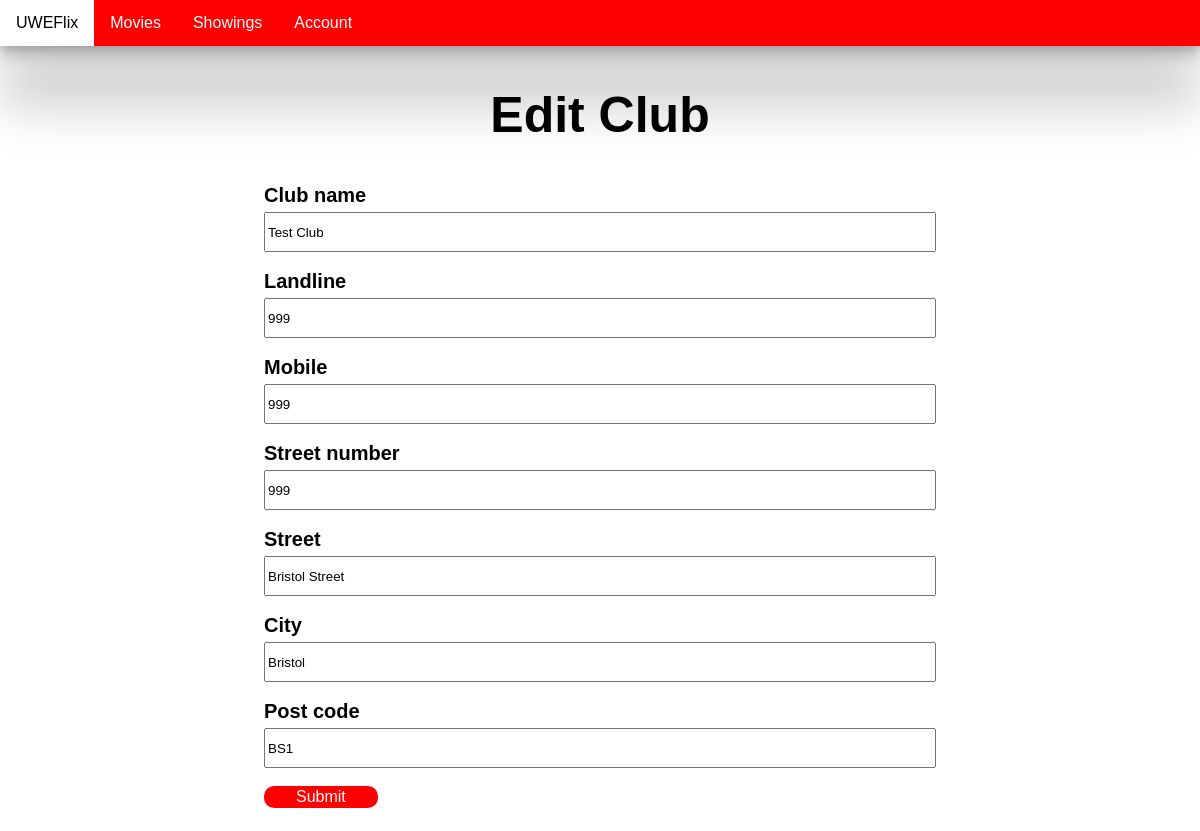
The page /update_club/2 (signed in) on the database its author committed.
### UWEflix_Website/models.py (models this page shows, shortened)
class Club(models.Model):
    club_name = models.CharField(max_length=200)
    landline = models.CharField(max_length=20, blank=True)
    mobile = models.CharField(max_length=20, blank=True)
    street_number = models.CharField(max_length=50, blank=True)
    street = models.CharField(max_length=200, blank=True)
    city = models.CharField(max_length=200 , blank=True)
    post_code = models.CharField(max_length=20, blank=True)
    club_rep = models.ForeignKey(User, on_delete=models.CASCADE)
    account_balance = models.DecimalField(
            max_digits = 8, decimal_places = 2,
            validators=[MinValueValidator(limit_value=0)],
            blank=True, null=True)

### UWEflix_Website/decorators.py (the view)
        @user_passes_test(lambda user:
                          user.groups.filter(name=group_name).exists(),
                          login_url='login')
        def wrapper(request, *args, **kwargs):
            return view_func(request, *args, **kwargs)

### UWEflix_Website/forms.py
class ClubForm(ModelForm):
    class Meta:
        model = Club
        fields = ('club_name', 'landline', 'mobile', 'street_number', 'street',
                  'city', 'post_code')
    def __init__(self, *args, **kwargs):
        super(ClubForm, self).__init__(*args, **kwargs)
        for field_name, field in self.fields.items():
            field.widget.attrs['class'] = 'auth-input'
        self.fields['club_name'].widget.attrs['placeholder'] = 'Club Name'
        self.fields['landline'].widget.attrs['placeholder'] = 'Landline'
        self.fields['mobile'].widget.attrs['placeholder'] = 'Mobile'
        self.fields['street_number'].widget.attrs['placeholder'] = 'Street Number'
        self.fields['street'].widget.attrs['placeholder'] = 'Street'
        self.fields['city'].widget.attrs['placeholder'] = 'City'
        self.fields['post_code'].widget.attrs['placeholder'] = 'Postcode'

### UWEflix_Website/views.py (called while the page is built)
@login_required(login_url="login")
@group_required("Manager")
def update_club(request, club_id):
    club = Club.objects.get(pk=club_id)
    form = ClubForm(request.POST or None, instance=club)
    if form.is_valid():
        form.save()
        messages.success(request, ("Update successful."))
        return redirect('list-club')
    return render(request, 'update_club.html',
                  {'club':club, 'form':form})

### UWEflix_Website/templates/update_club.html (shortened to what this page needs)
{% extends 'base.html' %}
{% block title %}
Edit Club
{% endblock %}
{% block content %}
<form method="POST" action = "">
  {% for field in form %}
    <div class="form-label">{{ field.label }}</div>
    {{ field }}
    <br/><br/>
  {% endfor %}
  <button type="submit" class="card-button">Submit</button>
</form>
<br/>
{% endblock %}

### UWEflix_Website/static/UWEflix_Website/site.css (style rules this page uses)
body { background: white; margin: 0; font-family: Arial, Helvetica, sans-serif; }
* { box-sizing: border-box; }
@media (min-width: 600px) { body { height: 100%; } }
@media (min-width: 600px) { .card-button { background-color: red; margin-bottom: 5px; margin-right: 5px; border: none; border-radius: 10px; color: white; padding: 2px 32px; text-align: center; text-decoration: none; display: inline-block; font-size: 16px; } }
@media (min-width: 600px) { .auth-input { width: 100%; height: 40px; } }
@media (min-width: 600px) { form { width: 80%; margin: auto; } }
@media (min-width: 600px) { .form-label { font-size: 20px; margin-bottom: 5px; font-weight: bold; } }

### rows shown on the page
Club: form "Test Club" "999" "999" "999" "Bristol Street" "Bristol" "BS1"

### other values the page prints
{{ field.label }} "Club name" "Landline" "Mobile" "Street number" "Street" "City" "Post code"
